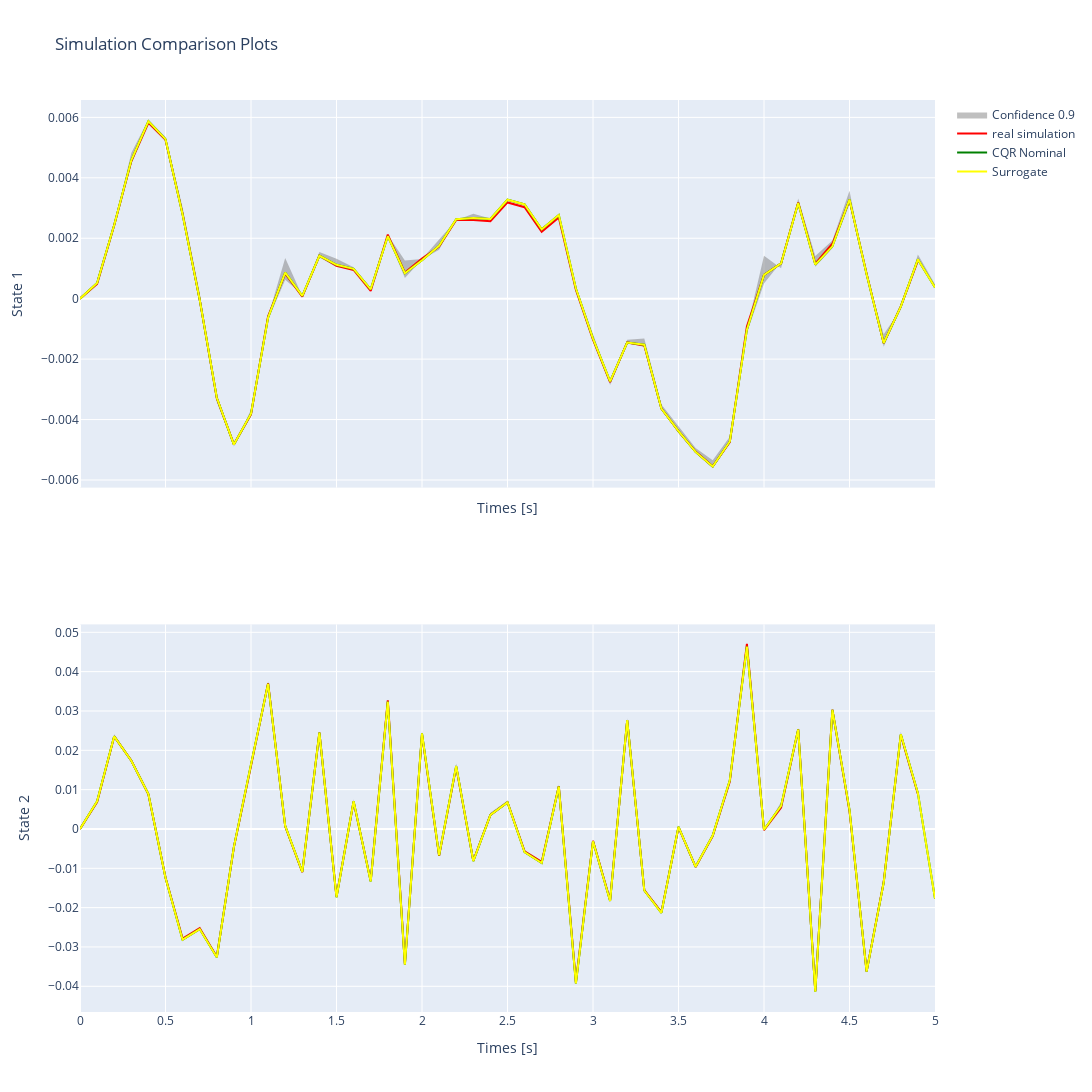

Notebook code for this chart:
### Markdown cell above
# verifying simulator performance

### Code cell
dm.check_simulator(system=spring_system, iter= 50)
